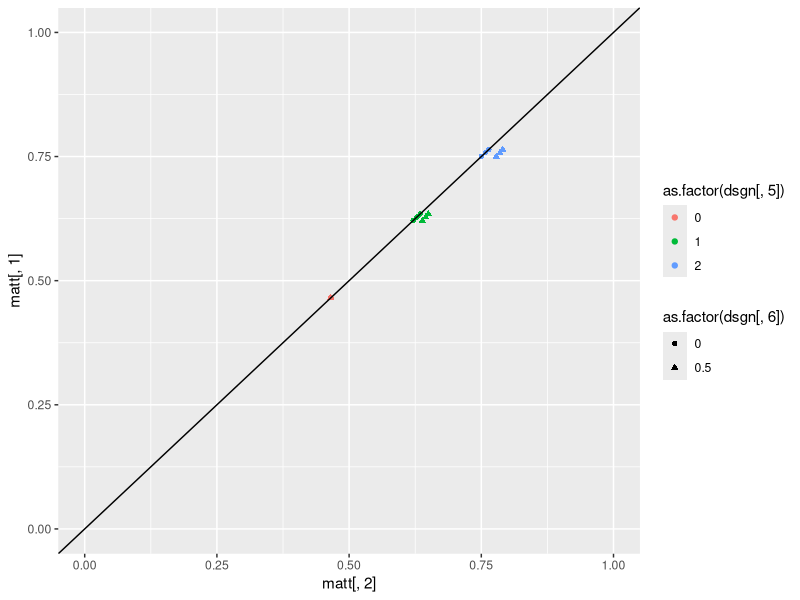
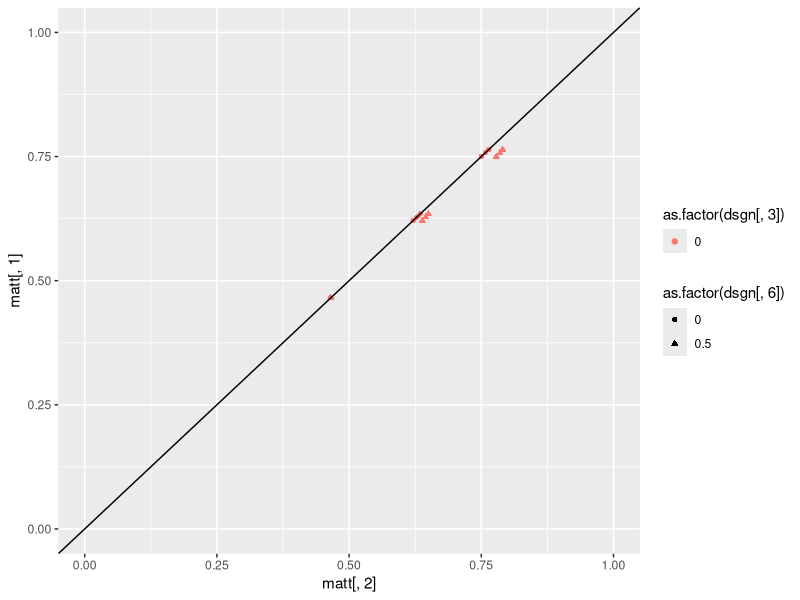

The R script that drew these images, in order: (Note: this script raises an error after producing the figures.)
####
# This code sets determines how different parameter settings influence diff= P(y2=1|X1=X2=1)-P(y2=1|X1=X2=0)
#
#

# 1 to be determined
# 2 no effect (good at zero)
# 3 must be zero
# 4 ==0.5 (high)
# 5 ==2    (high)
# 6 ==0    (zero)
# 7 ==0.5 (high)

######################################################################## Design of experiment
lvls <- list(NA)

fixlev<-c(0,0.5)  # levels for not interesting parameters
#seqlev<-round(seq(0,4,0.3333),3)  # levels for  interesting parameters
seqlev<-c(0,1,2) # levels for  interesting parameters

lvls[[1]] <- c(0,0.5,1)

lvls[[2]] <- c(0)

lvls[[3]] <- c(0) 

lvls[[4]] <- c(0,0.5,1) 

lvls[[5]] <- c(0, 1, 2)

lvls[[6]] <-c(0,0.5)

lvls[[7]] <- c(0,0.5,1)

lvls[[8]] <- c(0)

lvls[[9]] <- c(0)

lvls[[10]] <- c(0)

lvls[[11]] <- 0.5

interceptc<-(0)  # intercept for C1 and C2
intercepty<-(-1)   # intercept for Y1 and Y2
intercepth<-(-1)  #intercept for H
interceptz<-0.5
interceptx<-0.5

### factorial design
dsgn <- as.matrix(expand.grid(lvls[[1]], lvls[[2]], lvls[[3]], lvls[[4]], lvls[[5]], lvls[[6]], lvls[[7]], lvls[[8]], lvls[[9]], lvls[[10]], lvls[[11]]))
dim(dsgn)

######################################################################## CALCULATE TRUE VALUES OF diff
				matt <- matrix(0, dim(dsgn)[1], 2)

for (i in c(1:dim(dsgn)[1])) {
truetheta11 <- 0
kk <- 1
individual <- matrix(0, 8, 8)

 myH<-0
 myZ<-0
 myX1<-1
 myX2<-1
    for (c2i in 0:1) {
        for (y1i in 0:1) {
            for (c1i in 0:1) {
                individual[kk, 1:3] <- c(y1i, c1i, c2i)
 
                # P(C1=1 or =0)
                pc1<-1/(1+exp(-(interceptc )))
                aa <- (as.numeric(c1i == 1) * (pc1) + as.numeric(c1i == 0) * (1-pc1))

                # P(Y1=1 or =0|C1,X1)
                py1<-1/(1+exp(-(intercepty + dsgn[i, 5]*c1i + dsgn[i, 3]*myX1 + dsgn[i, 8]*myH)))
                bb <- as.numeric(y1i == 1) * (py1) + as.numeric(y1i == 0) * (1 - py1)

                # P(C2=1 or =0|C1,X1)
                pc2<-(1/(1+exp(-(interceptc + dsgn[i, 4]*c1i + dsgn[i, 6]*myX1))))
                cc <- as.numeric(c2i == 1) * (pc2)  + as.numeric(c2i == 0)*(1-pc2)
                
                # P(Y2=1|C2,X2,Y1)
                dd <- (as.numeric(y1i == 1) * 1 + as.numeric(y1i == 0) * ( (1/(1+exp(-(intercepty+dsgn[i, 9]*myZ + dsgn[i, 5]*c2i + dsgn[i, 3]*myX2 + dsgn[i, 8]*myH)))) ))                

                individual[kk, 5:8] <- c(aa, bb, cc, dd)
		
                # Product
                individual[kk, 4] <- aa * bb * cc * dd
                truetheta11 <- truetheta11 + individual[kk, 4]   

                kk <- kk + 1
            }
        }
    }
    
    
    
    truetheta00<- 0
    kk <- 1
    individual <- matrix(0, 8, 8)
    myH<-0
    myZ<-0
    myX1<-0
    myX2<-0

    for (c2i in 0:1) {
        for (y1i in 0:1) {
            for (c1i in 0:1) {
                individual[kk, 1:3] <- c(y1i, c1i, c2i)
 
                # P(C1=1 or =0)
                pc1<-1/(1+exp(-(interceptc )))
                aa <- (as.numeric(c1i == 1) * (pc1) + as.numeric(c1i == 0) * (1-pc1))

                # P(Y1=1 or =0|C1,X1)
                py1<-1/(1+exp(-(intercepty + dsgn[i, 5]*c1i + dsgn[i, 3]*myX1 + dsgn[i, 8]*myH)))
                bb <- as.numeric(y1i == 1) * (py1) + as.numeric(y1i == 0) * (1 - py1)

                # P(C2=1 or =0|C1,X1)
                pc2<-(1/(1+exp(-(interceptc + dsgn[i, 4]*c1i + dsgn[i, 6]*myX1))))
                cc <- as.numeric(c2i == 1) * (pc2)  + as.numeric(c2i == 0)*(1-pc2)
                
                # P(Y2=1|C2,X2,Y1)
                dd <- (as.numeric(y1i == 1) * 1 + as.numeric(y1i == 0) * ( (1/(1+exp(-(intercepty+dsgn[i, 9]*myZ + dsgn[i, 5]*c2i + dsgn[i, 3]*myX2 + dsgn[i, 8]*myH)))) ))                

                individual[kk, 5:8] <- c(aa, bb, cc, dd)
            

                # Product
                individual[kk, 4] <- aa * bb * cc * dd
                truetheta00 <- truetheta00 + individual[kk, 4]
                
                kk <- kk + 1
            }
        }
    }
  
    matt[i, ] <- c(truetheta00, truetheta11)
    print(i/dim(dsgn)[1])
}
######################################################################## 

library(ggplot2)
# Marginal probabilities of y2:
colMeans(matt)

diff<-round(matt[,2]-matt[,1],5)
summary(diff)

plot1<-qplot(matt[,2],matt[,1],  color=as.factor(dsgn[,5]), shape=as.factor(dsgn[,6]), ylim=c(0,1), xlim=c(0,1))+geom_abline(slope=1,intercept=0)
plot2<-qplot(matt[,2],matt[,1],  color=as.factor(dsgn[,3]), shape=as.factor(dsgn[,6]), ylim=c(0,1), xlim=c(0,1))+geom_abline(slope=1,intercept=0)
grid.arrange(plot1, plot2, ncol=1)

# Plots of interest:

#Theta3 has noticiable effect
qplot(dsgn[,3]+(dsgn[,6])/20, diff,  color=as.factor(dsgn[,5]), shape=as.factor(dsgn[,4]))

# Theta5 and Theta6 also have effect
qplot(dsgn[,5]+(dsgn[,6])/20, diff,  color=as.factor(dsgn[,3]), shape=as.factor(dsgn[,4]))
qplot(dsgn[,6]+(dsgn[,5])/20, diff,  color=as.factor(dsgn[,3]), shape=as.factor(dsgn[,4]))

######################################################################
mod1<-glm(diff~dsgn[,c(1:7,11)] + .*.*.,data=data.frame(dsgn[,c(1:7,11)]), family="binomial")
summary(mod1)
summary(mod1)$coefficients[summary(mod1)$coefficients[,4]<0.99,]


######################################################################## 






######################################################################## 
ppp <- 1
est <- matrix(0, dim(dsgn)[1], 2)
kkk <- 1
result <- matrix(0, dim(dsgn)[1], 2)
numsim <- 50  ### number of datasets generated under each scenario
Bayesresult <- matrix(0, dim(dsgn)[1] * numsim, 10)
n <- 200  ### size of each dataset
set.seed(13)  ### for reproducibility
seedlist <- sample(1:250000, size = numsim)

######################################################################## 
simdatasum<-matrix(0,dim(dsgn)[1],8)
colnames(simdatasum)<-c( "H",     "Z",    "C1",    "X1",    "C2",    "Y1",    "X2",    "Y2") 
for (i in c(1:dim(dsgn)[1])) {
    ### loop over datasets
    for (j in 1:numsim) {
        print(c(i, j))
        
#        set.seed(seedlist[j])

        H <- rbinom(n, size = 1, prob = (1/(1+exp(-(intercepth)))) )
        Z<-rbinom(n, 1, (1/(1+exp(-(interceptz + dsgn[i, 10]*H)))) )
        C1 <- rbinom(n, size = 1, prob = (1/(1+exp(-(interceptc)))) )
        X1<- rbinom(n, 1, (1/(1+exp(-(interceptx + dsgn[i, 1]*C1 + dsgn[i, 2]*H)))) ) 
        C2 <-rbinom(n, 1, (1/(1+exp(-(interceptc + dsgn[i, 4]*C1 + dsgn[i, 6]*X1)))) )         
        Y1 <-rbinom(n, 1, (1/(1+exp(-(intercepty + dsgn[i, 5]*C1 + dsgn[i, 3]*X1 + dsgn[i, 8]*H)))) ) 
        X2 <-rbinom(n, 1, (1/(1+exp(-(interceptx + dsgn[i, 1]*C2  + dsgn[i, 2]*H + dsgn[i, 7]*Y1 + dsgn[i, 9]*Z + dsgn[i, 11]*X1)))) )
        Y2 <- rep(1, n)  
        Y2[Y1 == 0]<-rbinom(length(Y2[Y1 == 0]), 1, (1/(1+exp(-(intercepty + dsgn[i, 9]*Z + dsgn[i, 5]*C2 + dsgn[i, 3]*X2 + dsgn[i, 8]*H)))) )     
        simdata <- data.frame(H,Z,C1,X1,C2,Y1,X2,Y2)
simdatasum[i,]<-colMeans(simdata)
        print(colMeans(simdata))

######################################################################## 
# ## BAYESIAN APPROACH WITHOUT Y1 (uniform priors):
        HprobB <- function(h, nm = 1) {
            ss <- sum(simdata$H)
            nn <- length(simdata$H)
            pp <- (rbeta(nm, (ss + 1), (nn - ss + 1)))
            if (h == 0) {
                return(1 - as.numeric(pp))
            }
            if (h == 1) {
                return(as.numeric(pp))
            }
        }
        
        
        C1probB <- function(h, c1, nm = 1) {
            ss <- sum(simdata$C1[simdata$H == h])
            nn <- length(simdata$C1[simdata$H == h])
            pp <- (rbeta(nm, (ss + 1), (nn - ss + 1)))
            if (c1 == 0) {
                return(1 - as.numeric(pp))
            }
            if (c1 == 1) {
                return(as.numeric(pp))
            }
        }
        
        C2probB <- function(h, c2, c1, x1, nm = 1) {
            ss <- sum(simdata$C2[simdata$H == h & simdata$C1 == c1 & simdata$X1 == x1])
            nn <- length(simdata$C2[simdata$H == h & simdata$C1 == c1 & simdata$X1 == x1])
            pp <- (rbeta(nm, (ss + 1), (nn - ss + 1)))
            if (c2 == 0) {
                return(1 - as.numeric(pp))
            }
            if (c2 == 1) {
                return(as.numeric(pp))
            }
        }
        
        Y2probB <- function(h, y2, c1, c2, x1, x2, nm = 1) {
            ss <- sum(simdata$Y2[simdata$H == h & simdata$C2 == c2 & simdata$X2 == x2 & simdata$C1 == c1 & simdata$X1 == x1])
            nn <- length(simdata$Y2[simdata$H == h & simdata$C2 == c2 & simdata$X2 == x2 & simdata$C1 == c1 & 
                simdata$X1 == x1])
            pp <- (rbeta(nm, (ss + 1), (nn - ss + 1)))
            if (y2 == 0) {
                return(1 - as.numeric(pp))
            }
            if (y2 == 1) {
                return(as.numeric(pp))
            }
        }
        
        
        nB <- 500
        sumtheta11B <- 0
        sumtheta00B <- 0
        for (c2i in 0:1) {
            for (c1i in 0:1) {
                for (hi in 0:1) {
                  
                  sumtheta11B <- sumtheta11B + HprobB(h = hi, nB) * C1probB(h = hi, c1 = c1i, nm = nB) * 
                  C2probB(h = hi,   c2 = c2i, c1 = c1i, x1 = 1, nm = nB) * 
                  Y2probB(h = hi, y2 = 1, c1 = c1i, c2 = c2i, x1 = 1,  x2 = 1, nm = nB)
                  
                  sumtheta00B <- sumtheta00B + HprobB(h = hi, nB) * C1probB(h = hi, c1 = c1i, nm = nB) * C2probB(h = hi, 
                    c2 = c2i, c1 = c1i, x1 = 0, nm = nB) * Y2probB(h = hi, y2 = 1, c1 = c1i, c2 = c2i, x1 = 0, 
                    x2 = 0, nm = nB)
                  
                }
            }
        }
        
        sumtheta00Bvec <- sumtheta00B
        sumtheta11Bvec <- sumtheta11B


########################



######################################################################## 
# ## BAYESIAN APPROACH WITHOUT Y1 (uniform priors) MODIFIED
        HprobB <- function(h, nm = 1) {
            ss <- sum(simdata$H)
            nn <- length(simdata$H)
            pp <- (rbeta(nm, (ss + 1), (nn - ss + 1)))
            if (h == 0) {
                return(1 - as.numeric(pp))
            }
            if (h == 1) {
                return(as.numeric(pp))
            }
        }
        
        
        C1probB <- function(h, c1, nm = 1) {
            ss <- sum(simdata$C1[simdata$H == h])
            nn <- length(simdata$C1[simdata$H == h])
            pp <- (rbeta(nm, (ss + 1), (nn - ss + 1)))
            if (c1 == 0) {
                return(1 - as.numeric(pp))
            }
            if (c1 == 1) {
                return(as.numeric(pp))
            }
        }
        
        C2probB <- function(h, c2, c1, x1, nm = 1) {
            ss <- sum(simdata$C2[simdata$H == h & simdata$C1 == c1 & simdata$X1 == x1])
            nn <- length(simdata$C2[simdata$H == h & simdata$C1 == c1 & simdata$X1 == x1])
            pp <- (rbeta(nm, (ss + 1), (nn - ss + 1)))
            if (c2 == 0) {
                return(1 - as.numeric(pp))
            }
            if (c2 == 1) {
                return(as.numeric(pp))
            }
        }
        
        Y2probB <- function(h, y2, c1, c2, x1, x2, nm = 1) {
            ss <- sum(simdata$Y2[simdata$H == h & simdata$C2 == c2 & simdata$X2 == x2 & simdata$C1 == c1 & simdata$X1 == x1])
            nn <- length(simdata$Y2[simdata$H == h & simdata$C2 == c2 & simdata$X2 == x2 & simdata$C1 == c1 & 
                simdata$X1 == x1])
            pp <- (rbeta(nm, (ss + 1), (nn - ss + 1)))
            if (y2 == 0) {
                return(1 - as.numeric(pp))
            }
            if (y2 == 1) {
                return(as.numeric(pp))
            }
        }
        
        
        nB <- 500
        sumtheta11B <- 0
        sumtheta00B <- 0
        for (c2i in 0:1) {
            for (c1i in 0:1) {
                for (hi in 0:1) {
                  
                  sumtheta11B <- sumtheta11B + HprobB(h = hi, nB) * C1probB(h = hi, c1 = c1i, nm = nB) * 
                  C2probB(h = hi,   c2 = c2i, c1 = c1i, x1 = 1, nm = nB) * 
                  Y2probB(h = hi, y2 = 1, c1 = c1i, c2 = c2i, x1 = 1,  x2 = 1, nm = nB)
                  
                  sumtheta00B <- sumtheta00B + HprobB(h = hi, nB) * C1probB(h = hi, c1 = c1i, nm = nB) * C2probB(h = hi, 
                    c2 = c2i, c1 = c1i, x1 = 0, nm = nB) * Y2probB(h = hi, y2 = 1, c1 = c1i, c2 = c2i, x1 = 0, 
                    x2 = 0, nm = nB)
                  
                }
            }
        }
        
        
        sumtheta00BvecMOD <- sumtheta00B
        sumtheta11BvecMOD <- sumtheta11B


########################


# ################################################################
# ## BAYESIAN APPROACH WITH Y1 (uniform priors):

C1probB<-function(c1,nm=1){
ss<-sum(simdata$C1)
nn<-length(simdata$C1)
pp<-(rbeta(nm,(ss+1),(nn-ss+1)))
if(c1==0){return(1-as.numeric(pp))}
if(c1==1){return(as.numeric(pp))}}

Y1probB<-function(y1,c1,x1,nm=1){
ss<-sum(simdata$Y1[simdata$X1==x1 & simdata$C1==c1])
nn<-length(simdata$Y1[simdata$X1==x1 & simdata$C1==c1])
pp<-(rbeta(nm,(ss+1),(nn-ss+1)))
if(y1==0){return(1-as.numeric(pp))}
if(y1==1){return(as.numeric(pp))}}

C2probB<-function(c2,c1,x1,nm=1){
ss<-sum(simdata$C2[simdata$C1==c1 & simdata$X1==x1])
nn<-length(simdata$C2[simdata$C1==c1 & simdata$X1==x1])
pp<-(rbeta(nm,(ss+1),(nn-ss+1)))
if(c2==0){return(1-as.numeric(pp))}
if(c2==1){return(as.numeric(pp))}}

Y2probB<-function(y2,c2,x2,y1,nm=1){
ss<-sum(simdata$Y2[simdata$C2==c2 & simdata$X2==x2 & simdata$Y1==y1])
nn<-length(simdata$Y2[simdata$C2==c2 & simdata$X2==x2 & simdata$Y1==y1])
pp<-(rbeta(nm,(ss+1),(nn-ss+1)))
if(y2==0){return(1-as.numeric(pp))}
if(y2==1){return(as.numeric(pp))}}

nB<-200
# Integrate over the values of C1 and C2: Prob(Y2=1 | X1=1 and X2=1)
sumtheta11B<-0
sumtheta00B<-0
for(c2i in 0:1){
for(y1i in 0:1){
for(c1i in 0:1){
sumtheta11B<-sumtheta11B+C1probB(c1=c1i,nm=nB)*Y1probB(y1=y1i,c1=c1i,x1=1,nm=nB)*C2probB(c2=c2i,c1=c1i,x1=1,nm=nB)*Y2probB(y2=1,c2=c2i,x2=1,y1=y1i,nm=nB)
sumtheta00B<-sumtheta00B +C1probB(c1=c1i,nm=nB)*Y1probB(y1=y1i,c1=c1i,x1=0,nm=nB)*C2probB(c2=c2i,c1=c1i,x1=0,nm=nB)*Y2probB(y2=1,c2=c2i,x2=0,y1=y1i,nm=nB)
}}}

sumtheta00BvecY1<-sumtheta00B
sumtheta11BvecY1<-sumtheta11B





#one-sided p-values:
        Bpval <- 1 - mean((sumtheta11Bvec - sumtheta00Bvec) > 0)
        BpvalY1<-1-mean((sumtheta11BvecY1-sumtheta00BvecY1)>0)
        BpvalMOD<-1-mean((sumtheta11BvecMOD-sumtheta00BvecMOD)>0)
        Hpval <- (1-pnorm((summary(glm(Y2 ~ H, data = simdata, family = "binomial"))$coefficients[2, 3])))
        print(Bpval)
        print(Hpval)
        Bayesresult[kkk, ] <- c(i, j, c(1, 1), mean(sumtheta00Bvec), mean(sumtheta11Bvec), Bpval, Hpval, BpvalY1, BpvalMOD)
        kkk <- kkk + 1
    }
}

######################################################################## 


alpha<-0.1
AA <- Bayesresult
Bayesresult <- AA

colnames(Bayesresult)<-c("i","j","a1","a1","mean00","mean11","withoutY1","IV","withY1","MOD")
power <- matrix(0, dim(dsgn)[1], 5)
for (i in (dim(dsgn)[1]:1)) {
    power[i, ] <- c(i, mean(Bayesresult[Bayesresult[, 1] == i, ][, 7] <= alpha), mean(Bayesresult[Bayesresult[, 
        1] == i, ][, 8] <= alpha), mean(Bayesresult[Bayesresult[,1] == i, ][, 9] <= alpha), mean(Bayesresult[Bayesresult[,1] == i, ][, 10] <= alpha))
}




require(gridExtra)
plot1 <- qplot(diff,    power[, 2], col = as.factor(dsgn[, 3]), shape=as.factor(dsgn[, 5]), ylim=c(0,1))+geom_abline(slope=0,intercept=alpha)+  geom_jitter(width = 0.05, height = 0)+ggtitle("Power: g-comp|H")
plot2 <- qplot(diff,    power[, 3], col = as.factor(dsgn[, 2]), shape=as.factor(dsgn[, 3]), ylim=c(0,1))+geom_abline(slope=0,intercept=alpha)+  geom_jitter(width = 0.05, height = 0)+ggtitle("Power: Instrumental Variable")
grid.arrange(plot1, plot2, ncol=1) 

nullpower<-power[diff==0,]



require(gridExtra)
plot1 <- qplot((dsgn[, 5][diff==0]),    nullpower[, 2], col = as.factor(dsgn[, 7][diff==0]), shape=as.factor(dsgn[, 6][diff==0]), ylim=c(0,1))+geom_abline(slope=0,intercept=alpha)+  geom_jitter(width = 0.2, height = 0)+ggtitle("Type 1 error: g-comp|H without Y1")
plot2 <- qplot((dsgn[, 5][diff==0]),    nullpower[, 4], col = as.factor(dsgn[, 7][diff==0]), shape=as.factor(dsgn[, 6][diff==0]), ylim=c(0,1))+geom_abline(slope=0,intercept=alpha)+  geom_jitter(width = 0.2, height = 0)+ggtitle("Type 1 error: g-comp|H with Y1")
grid.arrange(plot1, plot2, ncol=1)


# nullpower2 <-nullpower
# dsgn2<-dsgn


# nullpower1 <-nullpower
# dsgn1<-dsgn

# 1 to be determined
# 2 no effect (good at zero)
# 3 must be zero
# 4 ==0.5 (high)
# 5 ==2    (high)
# 6 ==0    (zero)
# 7 ==0.5 (high)